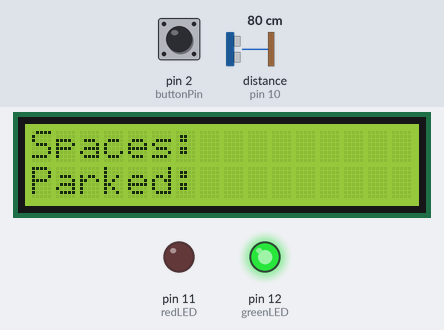
Bench run of a sketch on a simulated Arduino Uno, built with avr-gcc and run on an emulated ATmega328P. On the bench: 16×2 character LCD, output pins drawn as LEDs (lit = HIGH). Wiring (inferred from the names in the program): ultrasonic range finder: trigger pin 9; echo pin 10. Inputs (shaded band) come from the test bench; at power-on: distance to the obstacle (sensor on pin 10) 80 cm, pin 2 (buttonPin) HIGH. The echo pulse lasts 58.3 µs per cm; pins used as bus, display or sensor lines are not drawn.

Above: at 1.2 s.
1.3 s: distance to the obstacle (sensor on pin 10) set to 56 cm
2.8 s: distance to the obstacle (sensor on pin 10) set to 48 cm
At 3.4 s:
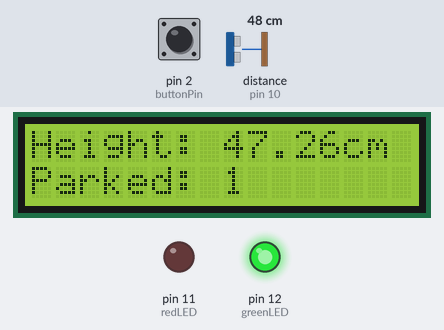
5.8 s: pin 2 (buttonPin) pulled LOW for 3.2 s
At 8.6 s:
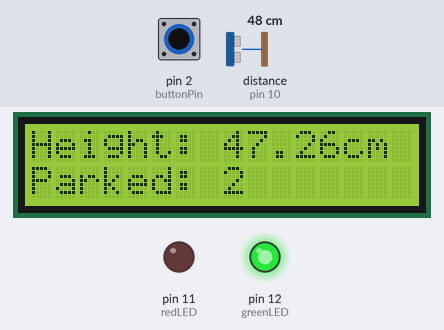
10.5 s: pin 2 (buttonPin) pulled LOW for 1 s
At 12.6 s:
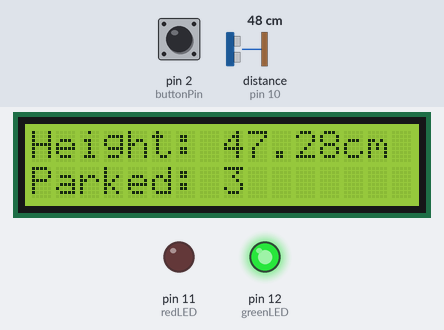
13.3 s: distance to the obstacle (sensor on pin 10) set to 9 cm
At 28.4 s:
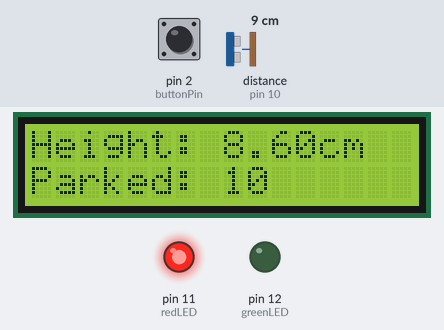
Timing chart, 0 to 29.3 s (numbered marks = the images above; inputs shaded):
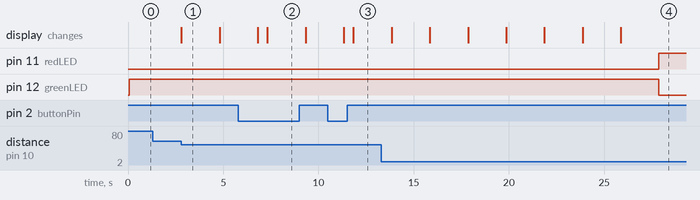

The sketch:

ultrasonic1.ino
```cpp
#include <LiquidCrystal.h>

// Pin definitions
const int trigPin = 9;
const int echoPin = 10;
const int buttonPin = 2;  // Pushbutton for car exit
const int redLED = 11;
const int greenLED = 12;

// LCD pin definitions
const int rs = 7, en = 8, d4 = 4, d5 = 5, d6 = 6, d7 = 3;
LiquidCrystal lcd(rs, en, d4, d5, d6, d7);

// Variables
int totalSpaces = 10;  // Total parking spaces
int freeSpaces = 10;   // Free parking spaces
long duration;
float carHeight;

void setup() {
  // Initialize pins
  pinMode(trigPin, OUTPUT);
  pinMode(echoPin, INPUT);
  pinMode(buttonPin, INPUT_PULLUP);
  pinMode(redLED, OUTPUT);
  pinMode(greenLED, OUTPUT);

  // Initialize LCD
  lcd.begin(16, 2);
  lcd.print("Spaces: ");
  lcd.setCursor(0, 1);
  lcd.print("Parked: ");
}

void loop() {
  // Measure car height with ultrasonic sensor
  digitalWrite(trigPin, LOW);
  delayMicroseconds(2);
  digitalWrite(trigPin, HIGH);
  delayMicroseconds(10);
  digitalWrite(trigPin, LOW);

  duration = pulseIn(echoPin, HIGH);
  carHeight = duration * 0.034 / 2;

  // Car entry logic (if height detected and space is available)
  if (carHeight > 5 && carHeight < 50 && freeSpaces > 0) {
    freeSpaces--;
    updateLCD(carHeight);
    delay(2000);  // Debounce delay for ultrasonic sensor
  }

  // Car exit logic (button press)
  if (digitalRead(buttonPin) == LOW) {
    if (freeSpaces < totalSpaces) {
      freeSpaces++;
    }
    updateLCD(-1);  // No height for exiting cars
    delay(500);     // Debounce delay for pushbutton
  }

  // LED indicator logic
  if (freeSpaces == 0) {
    digitalWrite(redLED, HIGH);
    digitalWrite(greenLED, LOW);
  } else {
    digitalWrite(redLED, LOW);
    digitalWrite(greenLED, HIGH);
  }
}

// Function to update LCD display
void updateLCD(float height) {
  lcd.setCursor(8, 0);
  lcd.print(freeSpaces);
  lcd.print("  ");  // Clear extra characters
  lcd.setCursor(8, 1);
  lcd.print(totalSpaces - freeSpaces);
  lcd.print("  ");
  if (height > 0) {
    lcd.setCursor(0, 0);
    lcd.print("Height: ");
    lcd.print(height);
    lcd.print("cm ");
  }
}
```

Measured:
- the behaviour switches between 51 and 50 cm on distance to the obstacle (sensor on pin 10) (found by bisection; images 0 and 1)
- after the input at 1.3 s, every drawn part: stays the same
- after the input at 2.8 s, the display: changes at once (image 1)
- after the input at 10.5 s, the display: first changes after 0.83 s (image 3 shows a later state)
- what the display in image 1 shows lasts 2.0 s, from 2.8 s to 4.8 s
